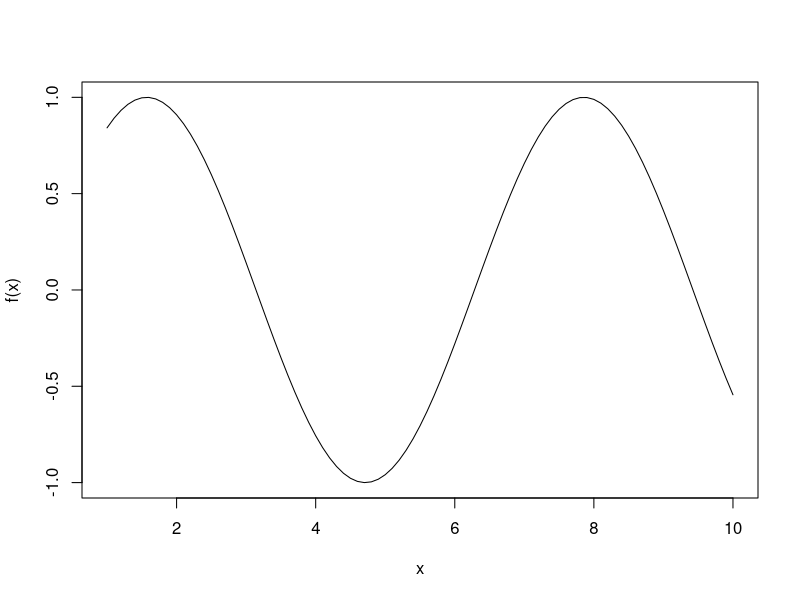
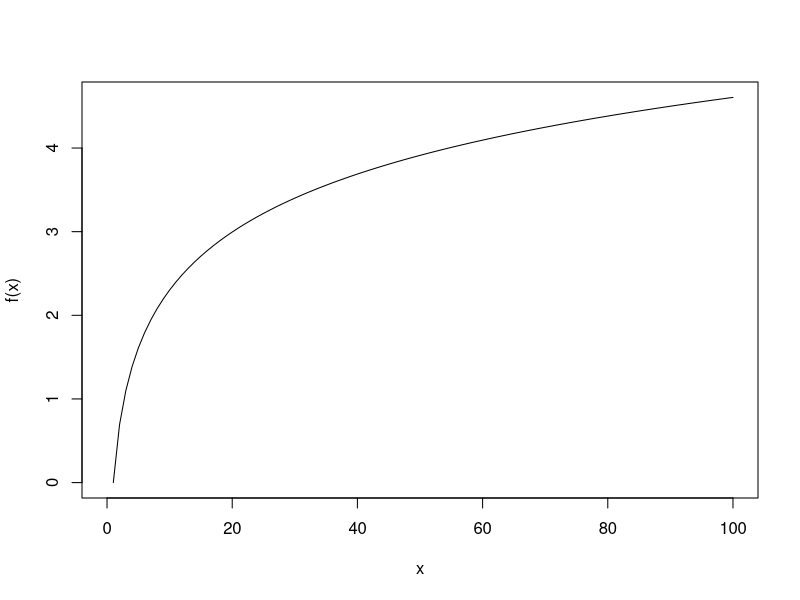
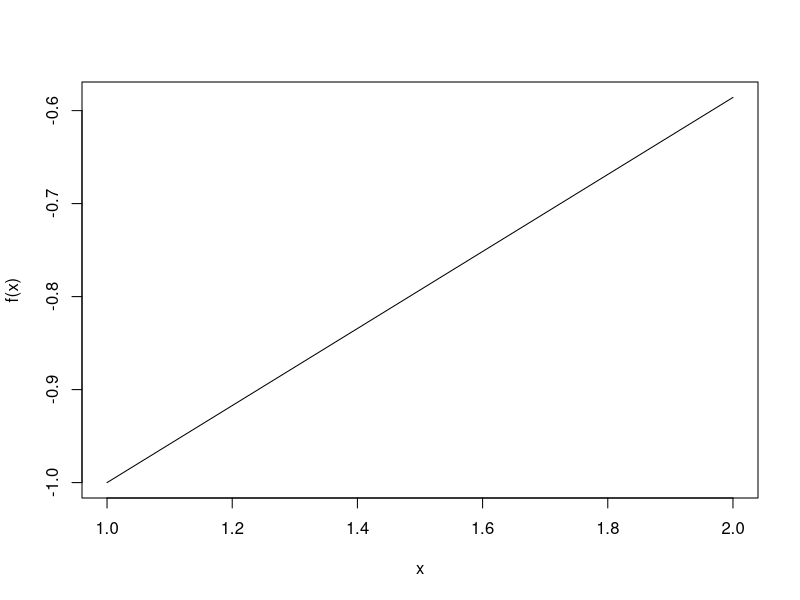
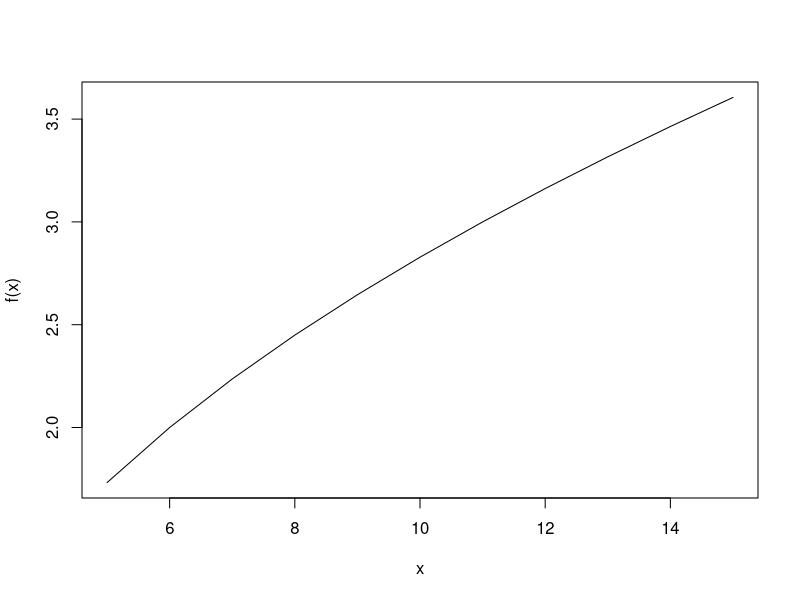

Recreate these plots in R, in order.
#Exercise 3 (09-function)

#1.1
f1<- function(x){
  hasil <- (x^3+x^2-6)
  print(hasil)
}
#1.2
f2<- function(a,b){
  hasil <- (a*b*(b-a))
  print(hasil)
}

#1.3
f3<- function(m,n){
  hasil <-sqrt(m/n)+m-2*n
  print(hasil)
}

#2.1
a <- matrix(c(1:10),2,2, TRUE)
b <- matrix(c(11:20),2,2, TRUE)

f <- function(a,b){
  result <- (a+b)%*%a%*%b
  return(result)
}
f(a,b)

#2.2
m <- matrix(c(5:10), 2,2, TRUE)
n <- matrix(c(15:20), 2,2, TRUE)
h <- function(m,n){
  result <- det(m)*n - m%*%n
  return(result)
}
h(m,n)

#2.3
x <- matrix(c(3,2,5,3),2,2, TRUE)
g <- function(x){
  result <- solve(x)%*%x-2*x
  return(result)
}
g(x)


#exercise 4
#1 
#f(x)=sin(x)
f <- function(x){
  hasil <- sin(x)
  return(hasil)
}
input <- seq(1, 10, 0.1)
plot(input,
     sapply(input, f), type = "l", xlab = "x", ylab = "f(x)")


#2
#f(x)=log(x)
f <- function(x){
  hasil <- log(x)
  return(hasil)
}
input <- 0:100
plot(input,
     sapply(input, f), type = "l", xlab = "x", ylab = "f(x)")


#3
#sqrt(x)-2
f <- function(x){
  hasil <- sqrt(x)-2
  return(hasil)
}
input <- 1:2
plot(input,
     sapply(input, f), type = "l", xlab = "x", ylab = "f(x)")


#4
#sqrt(x-2)
f <- function(x){
  hasil <- sqrt(x-2)
  return(hasil)
}
input <- 5:15
plot(input,
     sapply(input, f), type = "l", xlab = "x", ylab = "f(x)")